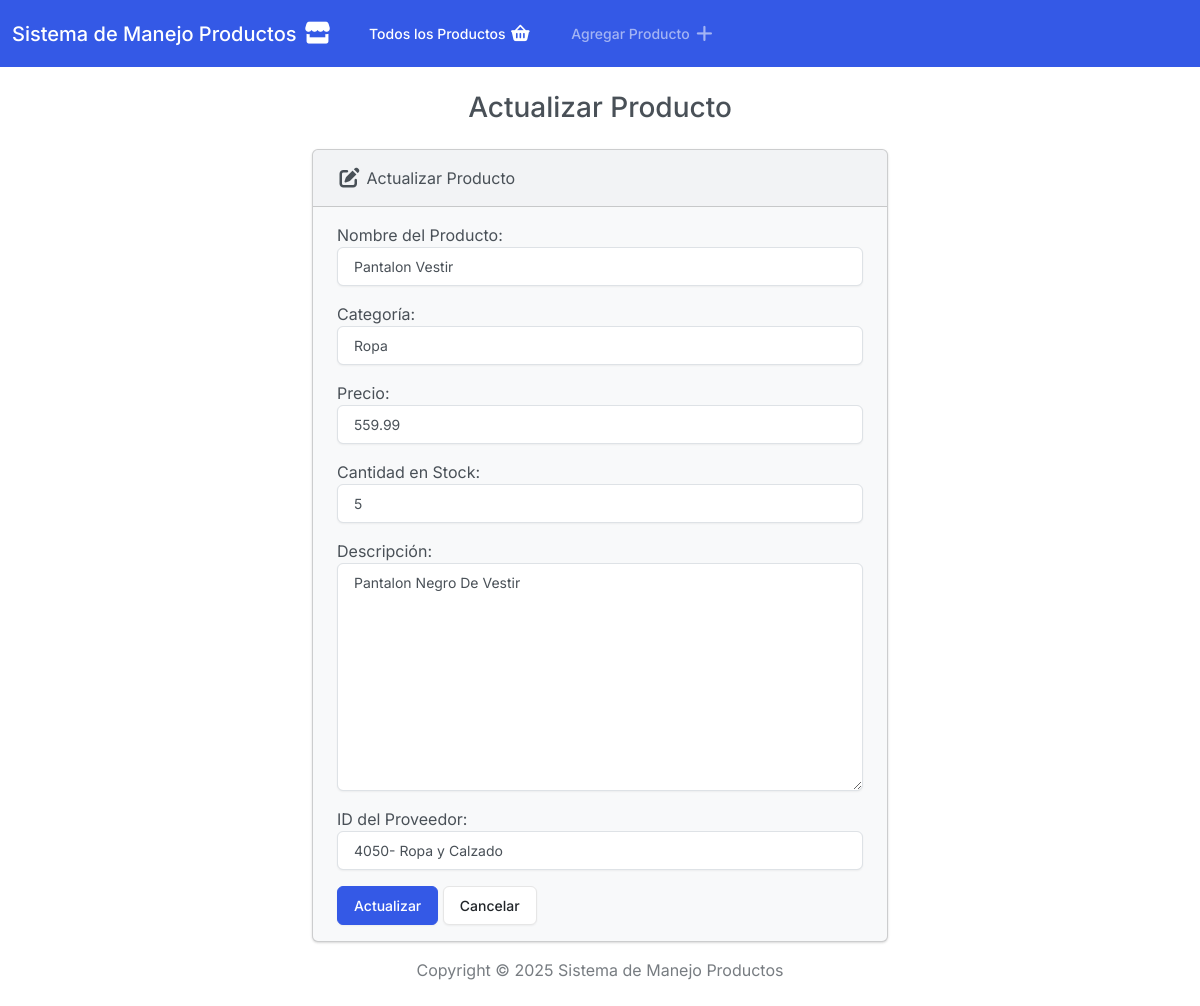
/editar/5, run on the app's committed database.
### productos/models.py (models this page shows, shortened)
class producto(models.Model):
    CATEGORIAS = [
        ('ELECTRONICA', 'Electrónica'),
        ('ROPA', 'Ropa'),
        ('ALACENA', 'Alacena'),
        ('REFRIGERADOS', 'Refrigerados'),
        ('HIGIENE, SALUD, Y BELLEZA', 'Higiene, salud, y belleza'),
        ('HOGAR', 'Hogar'),
        ('DEPORTES', 'Deportes'),
        ('OTROS', 'Otros'),
    ]
    PROVEEDORES = [
        (1020, '1020- Carnes Y Productos de Origen Animal'),
        (2030, '2030- Lacteos y Derivados'),
        (3040, '3040- Electronica y Accesorios'),
        (4050, '4050- Ropa y Calzado'),
        (5060, '5060- Articulos de Hogar'),
        (6070, '6070- Articulos de Deporte'),
        (7080, '7080- Suministros de Higiene y Belleza'),
        (8090, '8090- Productos Varios'),
        (0000, 'N/A'),
    ]
    id = models.AutoField(primary_key=True)
    nombre = models.CharField(max_length=100, unique=True)
    categoria = models.CharField(max_length=100, choices=CATEGORIAS, default='OTROS')
    precio = models.DecimalField(max_digits=10, decimal_places=2)
    stock = models.IntegerField()
    descripcion = models.TextField()
    id_proveedor = models.IntegerField(choices=PROVEEDORES, default=0000)

### productos/views.py (the view)
# urls.py: path('editar/<int:id>', views.editar, name='editar'),
def editar(request, id):
    if request.method == 'POST':
        product = producto.objects.get(pk=id)
        form = ProductoForm(request.POST, instance=product)
        if form.is_valid():
            form.save()
            return render(request, 'productos/editar.html', {
                'form': form,
                'success': True
            })
    else:
        product = producto.objects.get(pk=id)
        form = ProductoForm(instance=product)
    return render(request, 'productos/editar.html', {
        'form': form,
        'success': False
    })

### productos/forms.py
class ProductoForm(forms.ModelForm):
    class Meta:
        model = producto
        fields = ['nombre', 'categoria', 'precio', 'stock', 'descripcion', 'id_proveedor']
        labels = {
            'nombre': 'Nombre del Producto',
            'categoria': 'Categoría',
            'precio': 'Precio',
            'stock': 'Cantidad en Stock',
            'descripcion': 'Descripción',
            'id_proveedor': 'ID del Proveedor',
        }
        widgets = {
            'nombre': forms.TextInput(attrs={'class': 'form-control'}),
            'categoria': forms.Select(attrs={'class': 'form-control'}),
            'precio': forms.NumberInput(attrs={'class': 'form-control'}),
            'stock': forms.NumberInput(attrs={'class': 'form-control'}),
            'descripcion': forms.Textarea(attrs={'class': 'form-control'}),
            'id_proveedor': forms.Select(attrs={'class': 'form-control'}),
        }

### productos/templates/productos/editar.html (shortened to what this page needs)
{% extends "productos/base.html" %}
{% block body %}
  <h3 class="text-center m-4">Actualizar Producto</h3>
  {% if success %}
    <div class="alert alert-success" role="alert">
      El producto ha sido actualizado exitosamente.
      <a href="{% url 'index' %}" class="alert-link">Ir A Pagina Principal.</a>
    </div>
  {% else %}
    <div class="row justify-content-center">
      <div class="col-6">
        <div class="card bg-light mb-3">
          <div class="card-header">
            <i class="fa-solid fa-pen-to-square fa-lg"></i> Actualizar Producto
          </div>
          <div class="card-body">
            <form action="" method="POST">
              {{ form.as_p }}
              <button type="submit" class="btn btn-primary">Actualizar</button>
              <a href="{% url 'index' %}" class="btn btn-secondary">Cancelar</a>
            </form>
          </div>
        </div>
      </div>
    </div>
  {% endif %}
{% endblock %}

### data on the page
producto: nombre "Pantalon Vestir", categoria "Ropa", precio "559.99", stock "5", descripcion "Pantalon Negro De Vestir", id_proveedor "4050- Ropa y Calzado"
